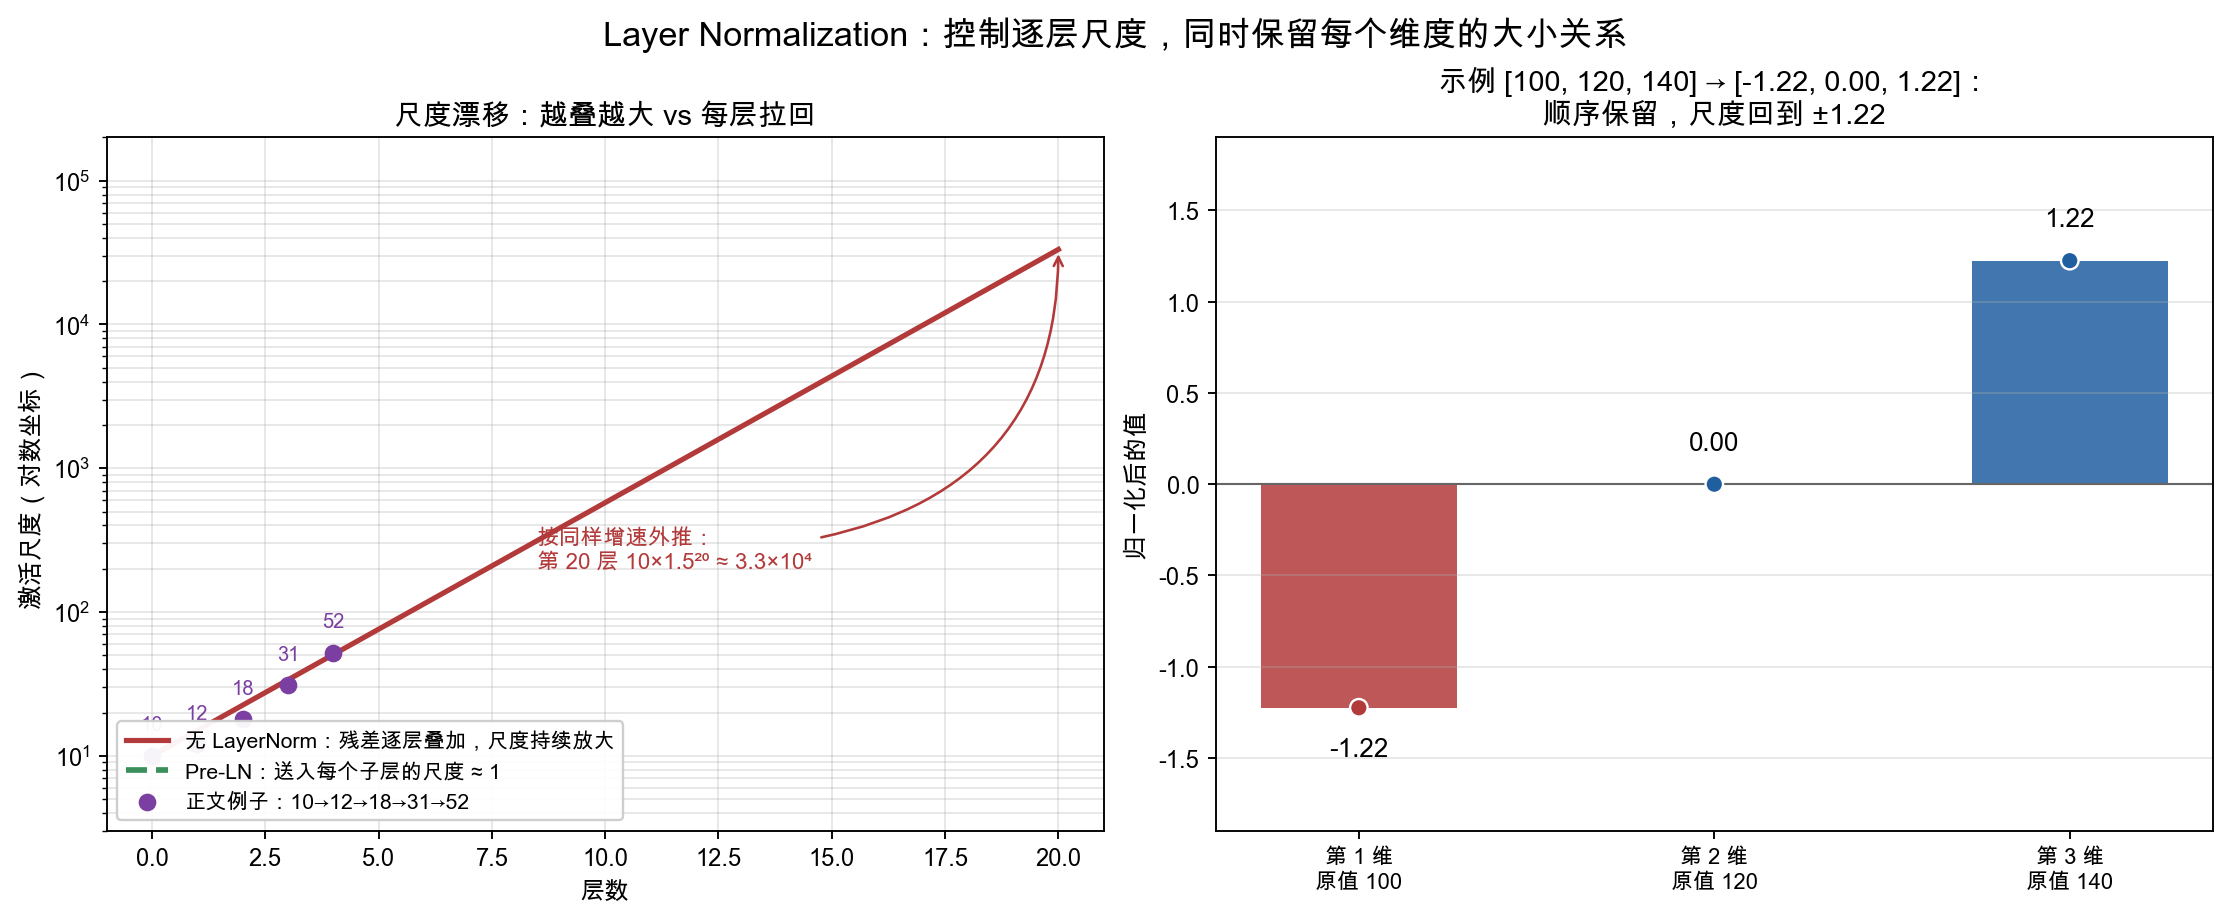

The script that saved this image:
#!/usr/bin/env python3
"""生成第11章 LayerNorm 一节的数值图：
左图：残差逐层叠加增量时激活尺度持续放大（按正文 10→12→18→31→52 的增速 ×1.5 外推 20 层），
     Pre-LN 结构在每个子层入口归一化，送入 Attention/FFN 的尺度恒 ≈ 1；
右图：正文示例 [100, 120, 140] 归一化为 [-1.22, 0.00, 1.22]——大小顺序保留，尺度回到 ±1.22。
"""
from pathlib import Path

import matplotlib
matplotlib.use("Agg")
import matplotlib.font_manager as fm
import matplotlib.pyplot as plt
import numpy as np

FONT_CANDIDATES = [
    "PingFang SC", "Microsoft YaHei", "Noto Sans CJK SC",
    "WenQuanYi Micro Hei", "Source Han Sans SC", "Arial Unicode MS",
]
available = {font.name for font in fm.fontManager.ttflist}
font = next((name for name in FONT_CANDIDATES if name in available), "DejaVu Sans")
plt.rcParams.update({"font.family": font, "axes.unicode_minus": False})

# 正交标注样式：先水平（angleA=0）出文字块，再垂直（angleB=90）落到被标注点，没有斜角
ORTHO_ARROW = dict(arrowstyle="->", color="#B33A3A", lw=1.1,
                   connectionstyle="angle3,angleA=0,angleB=90")

fig, (ax_scale, ax_bar) = plt.subplots(1, 2, figsize=(13, 5.3), dpi=170, constrained_layout=True)

# 左图：逐层激活尺度（对数坐标）
n = np.arange(0, 21)
growth = 10 * 1.5 ** n
ax_scale.plot(n, growth, color="#B33A3A", linewidth=2.2,
              label="无 LayerNorm：残差逐层叠加，尺度持续放大")
ax_scale.plot(n, np.ones_like(n, dtype=float), color="#3A8F5A", linewidth=2.4, linestyle="--",
              label="Pre-LN：送入每个子层的尺度 ≈ 1")

# 正文开头的数值例子：10→12→18→31→52（前 5 层的实际数字）
text_points = np.array([10, 12, 18, 31, 52], dtype=float)
ax_scale.scatter(np.arange(5), text_points, color="#7A3FA0", s=42, zorder=5,
                 label="正文例子：10→12→18→31→52")
for i, v in enumerate(text_points):
    ax_scale.annotate(f"{v:.0f}", xy=(i, v), xytext=(i, v * 1.5), ha="center",
                      fontsize=8.5, color="#7A3FA0", weight="bold")

ax_scale.set_yscale("log")
ax_scale.annotate("按同样增速外推：\n第 20 层 10×1.5²⁰ ≈ 3.3×10⁴",
                  xy=(20, 10 * 1.5 ** 20), xytext=(8.5, 2.0e2),
                  fontsize=9.5, color="#B33A3A", arrowprops=ORTHO_ARROW)
ax_scale.set_xlabel("层数", fontsize=10.3)
ax_scale.set_ylabel("激活尺度（对数坐标）", fontsize=10.5)
ax_scale.set_title("尺度漂移：越叠越大 vs 每层拉回", fontsize=12.3, weight="bold")
ax_scale.set_ylim(3, 2.0e5)
ax_scale.legend(loc="lower left", fontsize=9.0, framealpha=0.95)  # 左下角：增长曲线从左下往右上走，实测不压线
ax_scale.grid(alpha=0.3, which="both")

# 右图：正文示例 [100, 120, 140] 归一化前后
raw = np.array([100.0, 120.0, 140.0])
normalized = (raw - raw.mean()) / raw.std()  # 与 nn.LayerNorm 一致：总体标准差 → [-1.22, 0.00, 1.22]

labels = ["第 1 维\n原值 100", "第 2 维\n原值 120", "第 3 维\n原值 140"]
colors = ["#1F5FA0" if v >= 0 else "#B33A3A" for v in normalized]
bars = ax_bar.bar(labels, normalized, color=colors, alpha=0.85, width=0.55)
# 修复：中间那根柱子归一化后正好是 0.00，柱子高度为 0 时视觉上完全不可见（原图曾出现"漏了一根柱子"的问题）。
# 用一个实心圆点标出每根柱子的真实取值位置，即使高度为 0 也能看到一个点，避免看起来像缺失。
ax_bar.scatter(range(len(normalized)), normalized, color=colors, s=55, zorder=5, edgecolor="white", linewidth=1.0)
for bar, v in zip(bars, normalized):
    ax_bar.text(bar.get_x() + bar.get_width() / 2,
                v + (0.16 if v >= 0 else -0.16), f"{v:.2f}",
                ha="center", va="bottom" if v >= 0 else "top",
                fontsize=11, weight="bold")
ax_bar.axhline(0, color="#666666", linewidth=0.9)
ax_bar.set_ylim(-1.9, 1.9)
ax_bar.set_ylabel("归一化后的值", fontsize=10.5)
ax_bar.set_title("示例 [100, 120, 140] → [-1.22, 0.00, 1.22]：\n顺序保留，尺度回到 ±1.22", fontsize=12.3, weight="bold")
ax_bar.tick_params(axis="x", labelsize=9.3)
ax_bar.grid(axis="y", alpha=0.3)

fig.suptitle("Layer Normalization：控制逐层尺度，同时保留每个维度的大小关系",
             fontsize=14.5, weight="bold")
output = Path(__file__).resolve().parent / "layernorm_scale_control.png"
fig.savefig(output, bbox_inches="tight")
print(f"saved to {output}")
